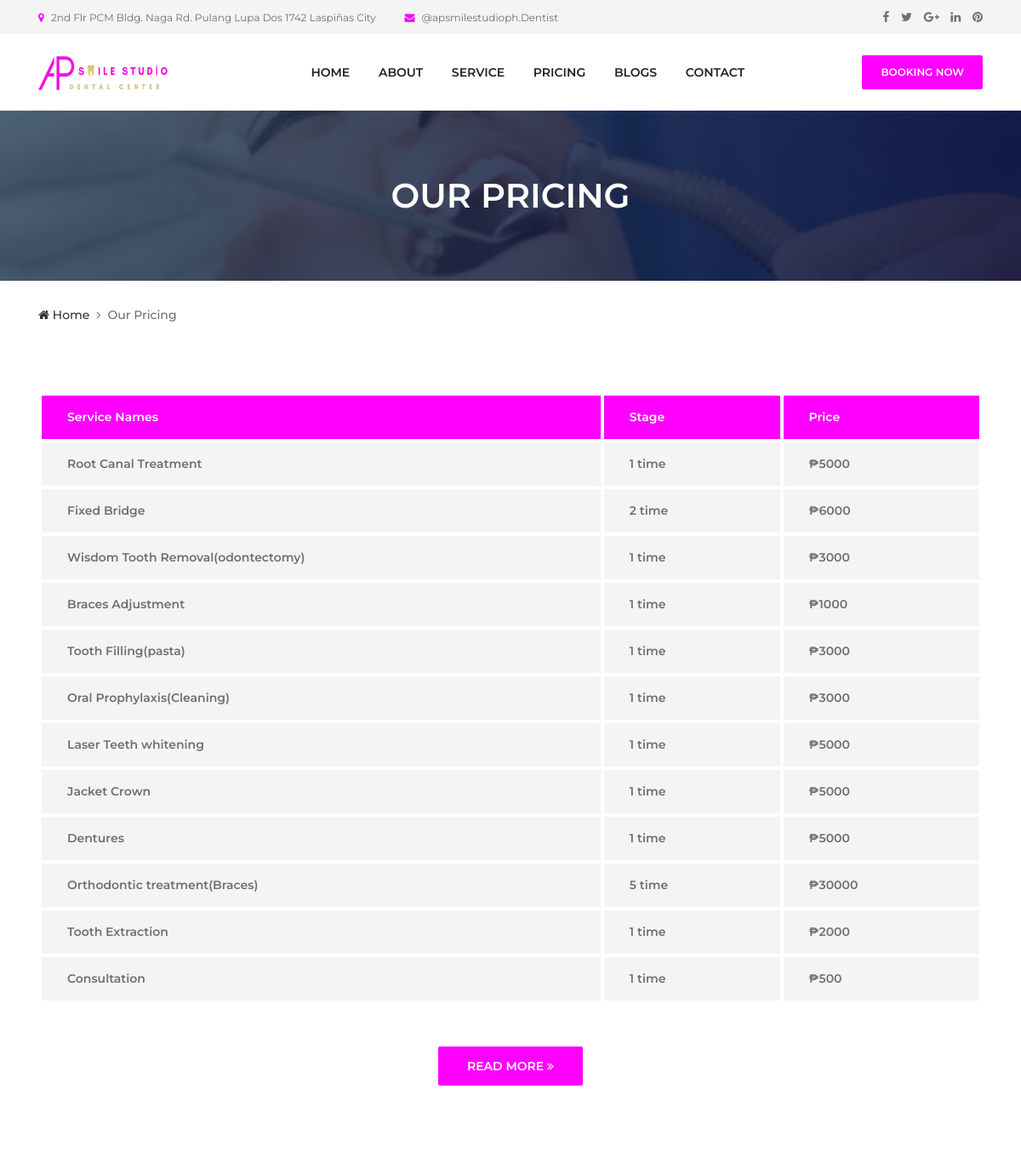
The app's page /pricing.html (upper part), older data.
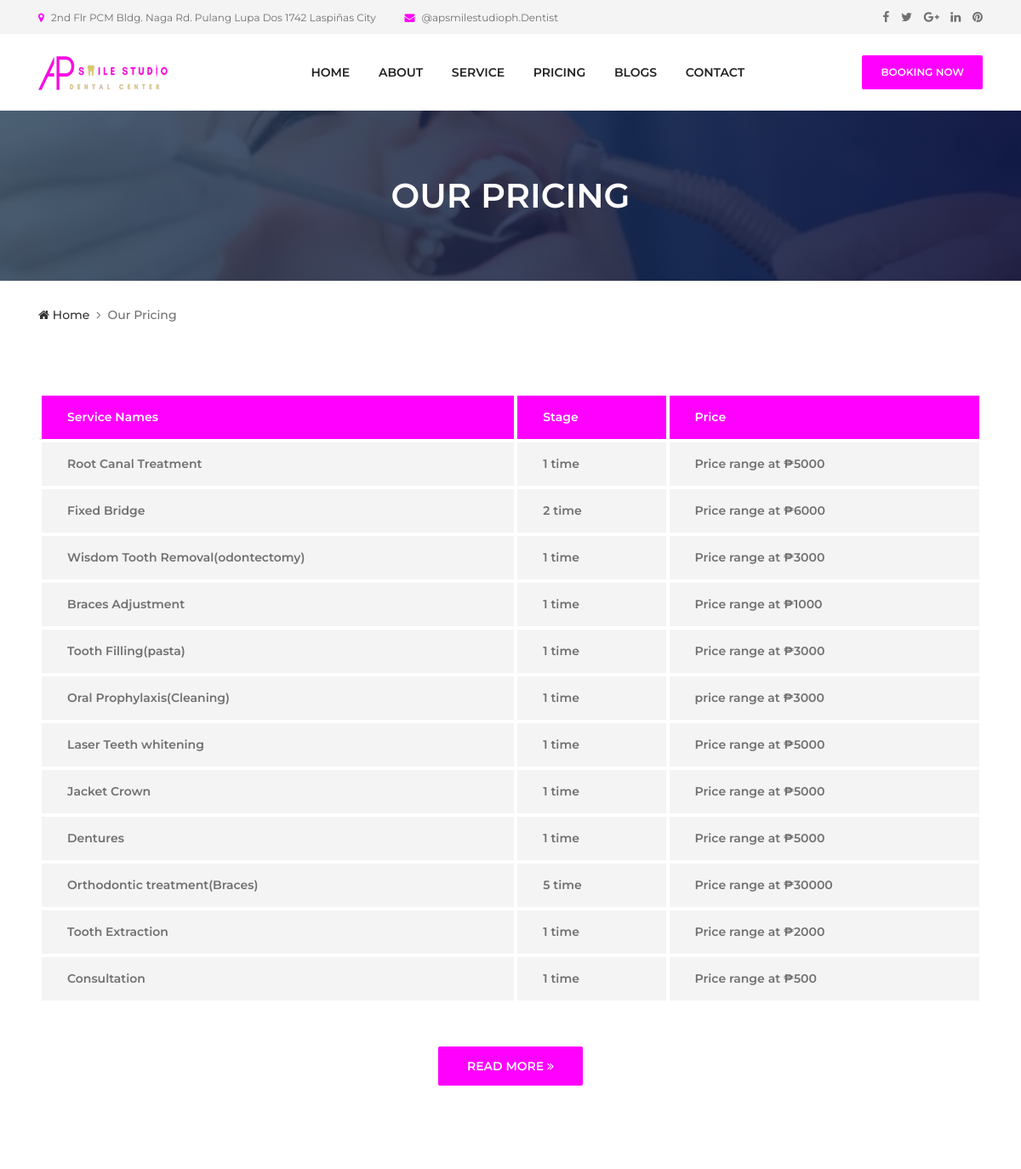
The same page, newer data.
### website/models.py (models this page shows, shortened)
class Dental_Procedure(models.Model):
	service_name = models.CharField('Service name',max_length=250)
	Stages = models.CharField(max_length=250)
	Price = models.CharField(max_length=250)

### website/views.py (the view)
# urls.py: path('pricing.html', views.pricing, name="pricing"),
def pricing(request):
	service_list = Dental_Procedure.objects.all()
	return render(request, 'pricing.html', {'service_list': service_list})

### website/templates/pricing.html (shortened to what this page needs)
{% extends 'base.html' %}
{% load static %}
{% block content %}
  <div class="breadcumb-area bg-img bg-gradient-overlay" style="background-image: url(img/bg-img/12.jpg);">
    <div class="container h-100">
      <div class="row h-100 align-items-center">
        <div class="col-12">
          <h2 class="title">Our Pricing</h2>
        </div>
      </div>
    </div>
  </div>
  <div class="breadcumb--con">
    <div class="container">
      <div class="row">
        <div class="col-12">
          <nav aria-label="breadcrumb">
            <ol class="breadcrumb">
              <li class="breadcrumb-item"><a href="#"><i class="fa fa-home"></i> Home</a></li>
              <li class="breadcrumb-item active" aria-current="page">Our Pricing</li>
            </ol>
          </nav>
        </div>
      </div>
    </div>
  </div>
  <section class="dento-pricing-table-area mt-50 section-padding-0-100">
    <div class="container">
      <div class="row">
        <div class="col-12">
          <div class="dento-price-table table-responsive">
            <table class="table table-borderless mb-0">
              <thead>
                <tr>
                  <th scope="col">Service Names</th>
                  <th scope="col">Stage</th>
                  <th scope="col">Price</th>
                </tr>
              </thead>
              <tbody>
                <tr>
                  {% for service in service_list %}
                  <th scope="row">{{service.service_name}}</th>
                  <td>{{ service.Stages}}</td>
                  <td>{{ service.Price}}</td></tr></td>
                  {% endfor %}
              </tbody>
            </table>
          </div>
        </div>
        <div class="col-12">
          <div class="more-btn text-center mt-50">
            <a href="#" class="btn dento-btn">Read More <i class="fa fa-angle-double-right"></i></a>
          </div>
        </div>
      </div>
    </div>
  </section>
{% endblock %}

### website/templates/base.html (shortened to what this page needs)
{% load static %}
<!DOCTYPE html>
<html lang="en">
<head>
  <link rel="stylesheet" href="{% static 'website/css/style.css' %}">
</head>
<body>
  <header class="header-area">
    <div class="top-header-area">
      <div class="container h-100">
        <div class="row h-100 align-items-center">
          <div class="col-6 col-md-9 col-lg-8">
            <div class="top-header-content">
              <a href="#" data-toggle="tooltip" data-placement="bottom" title="2nd Flr PCM Bldg. Naga Rd. Pulang Lupa Dos 1742 Laspiñas City"><i class="fa fa-map-marker"></i> <span>2nd Flr PCM Bldg. Naga Rd. Pulang Lupa Dos 1742 Laspiñas City</span></a>
              <a href="#" data-toggle="tooltip" data-placement="bottom" title="@apsmilestudioph.Dentist"><i class="fa fa-envelope"></i> <span>@apsmilestudioph.Dentist</span></a>
            </div>
          </div>
          <div class="col-6 col-md-3 col-lg-4">
            <div class="top-header-social-info text-right">
              <a href="#" data-toggle="tooltip" data-placement="bottom" title="Facebook"><i class="fa fa-facebook"></i></a>
              <a href="#" data-toggle="tooltip" data-placement="bottom" title="Twitter"><i class="fa fa-twitter"></i></a>
              <a href="#" data-toggle="tooltip" data-placement="bottom" title="Google Plus"><i class="fa fa-google-plus"></i></a>
              <a href="#" data-toggle="tooltip" data-placement="bottom" title="Linkedin"><i class="fa fa-linkedin"></i></a>
              <a href="#" data-toggle="tooltip" data-placement="bottom" title="Pinterest"><i class="fa fa-pinterest"></i></a>
            </div>
          </div>
        </div>
      </div>
    </div>
    <div class="main-header-area">
      <div class="classy-nav-container breakpoint-off">
        <div class="container">
          <nav class="classy-navbar justify-content-between" id="dentoNav">
            <a class="nav-brand" href="home.html"><img src="{% static 'website/img/core-img/aplogo.png' %}" alt=""></a>
            <div class="classy-menu">
              <div class="classynav">
                <ul id="nav">
                  <li><a href="{% url 'home' %}">Home</a></li>
                  <li><a href="{% url 'about' %}">About</a></li>
                  <li><a href="{% url 'service' %}">Service</a></li>
                  <li><a href="{% url 'pricing' %}">Pricing</a></li>
                  <li><a href="{% url 'blog' %}">Blogs</a></li>
                  <li><a href="./contact.html">Contact</a></li>
                </ul>
              </div>
            </div>
            <a href="{% url 'appointment' %}"  class="btn dento-btn booking-btn">Booking Now</a>
          </nav>
        </div>
      </div>
    </div>
  </header>
{% block content %}
{% endblock %}
</body>
</html>

### static/website/css/style.css (style rules this page uses)
* { margin: 0; padding: 0; }
body { font-family: "Montserrat", sans-serif; font-weight: 400; font-size: 14px; }
h1, h2, h3, h4, h5, h6 { font-family: "Montserrat", sans-serif; color: #333333; line-height: 1.4; font-weight: 600; }
a, a:active, a:focus, a:hover { color: #333333; text-decoration: none; -webkit-transition-duration: 500ms; -o-transition-duration: 500ms; transition-duration: 500ms; outline: none; }
li { list-style: none; }
img { max-width: 100%; height: auto; }
ul { margin: 0; padding: 0; }
ul li { margin: 0; padding: 0; }
.bg-gradient-overlay { position: relative; z-index: 1; }
.bg-gradient-overlay::after { position: absolute; content: ""; height: 100%; width: 100%; top: 0; left: 0; z-index: -1; background: #2c455d; background: -webkit-linear-gradient(to right, #2c455d, #00012c); background: linear-gradient(to right, #2c455d, #00012c); opacity: 0.85; }
.bg-img { background-position: center center; background-size: cover; background-repeat: no-repeat; }
.mt-50 { margin-top: 50px; }
.section-padding-0-100 { padding-top: 0; padding-bottom: 100px; }
.dento-btn { position: relative; z-index: 1; min-width: 170px; height: 46px; line-height: 42px; font-size: 14px; font-weight: 600; display: inline-block; padding: 0 20px; text-align: center; text-transform: uppercase; color: #ffffff; border-radius: 2px; background-color: #ff00ff; -webkit-transition: all 500ms; -o-transition: all 500ms; transition: all 500ms; border: 2px solid #ff00ff; }
.dento-btn.booking-btn { color: #ffffff !important; font-weight: 600; min-width: 140px; height: 40px; line-height: 36px; font-size: 12px; }
.header-area { position: relative; z-index: 599; width: 100%; -webkit-transition-duration: 500ms; -o-transition-duration: 500ms; transition-duration: 500ms; }
.top-header-area { position: relative; z-index: 1; height: 40px; background-color: #f4f4f4; }
.top-header-area .top-header-content a { display: inline-block; font-size: 12px; color: #707070; }
.top-header-area .top-header-content a i { color: #ff00ff; margin-right: 5px; }
.top-header-area .top-header-content a:last-child { margin-left: 30px; }
.top-header-area .top-header-social-info a { color: #707070; display: inline-block; font-size: 14px; margin-left: 10px; }
.classy-nav-container { background-color: transparent; }
.classy-nav-container .classy-navbar { height: 90px; padding: 0; }
.classy-nav-container .classy-navbar .classynav ul li a { padding: 0 15px; font-weight: 600; font-size: 14px; text-transform: uppercase; }
.dento-pricing-table-area { position: relative; z-index: 1; }
.dento-price-table { position: relative; z-index: 1; }
.dento-price-table table thead tr > td, .dento-price-table table thead tr > th { background-color: #ff00ff; color: #ffffff; }
.dento-price-table table tr > td, .dento-price-table table tr > th { padding: 15px 30px; border-radius: 3px; border: 4px solid #ffffff; background-color: #f4f4f4; font-weight: 600; color: #707070; }
.breadcumb-area { position: relative; z-index: 1; height: 200px; }
.breadcumb-area .title { font-size: 40px; margin-bottom: 0; color: #ffffff; text-transform: uppercase; text-align: center; }
.breadcumb--con .breadcrumb { padding: 30px 0; margin-bottom: 0; list-style: none; background-color: transparent; border-radius: 0; }
.breadcumb--con .breadcrumb .breadcrumb-item, .breadcumb--con .breadcrumb .breadcrumb-item > a, .breadcumb--con .breadcrumb .breadcrumb-item.active { font-size: 14px; text-transform: capitalize; color: #333333; font-weight: 500; }
.breadcumb--con .breadcrumb .breadcrumb-item.active { color: #707070; }
.breadcumb--con .breadcrumb .breadcrumb-item + .breadcrumb-item::before { content: "\f105"; font-family: 'FontAwesome'; }

Row changes from the older to the newer data that the page shows:
changed Dental_Procedure "Root Canal Treatment": Price "₱5000" → "Price range at ₱5000"
changed Dental_Procedure "Fixed Bridge": Price "₱6000" → "Price range at ₱6000"
changed Dental_Procedure "Wisdom Tooth Removal(odontectomy)": Price "₱3000" → "Price range at ₱3000"
changed Dental_Procedure "Braces Adjustment": Price "₱1000" → "Price range at ₱1000"
changed Dental_Procedure "Tooth Filling(pasta)": Price "₱3000" → "Price range at ₱3000"
changed Dental_Procedure "Oral Prophylaxis(Cleaning)": Price "₱3000" → "price range at ₱3000"
changed Dental_Procedure "Laser Teeth whitening": Price "₱5000" → "Price range at ₱5000"
changed Dental_Procedure "Jacket Crown": Price "₱5000" → "Price range at ₱5000"
changed Dental_Procedure "Dentures": Price "₱5000" → "Price range at ₱5000"
changed Dental_Procedure "Orthodontic treatment(Braces)": Price "₱30000" → "Price range at ₱30000"
changed Dental_Procedure "Tooth Extraction": Price "₱2000" → "Price range at ₱2000"
changed Dental_Procedure "Consultation": Price "₱500" → "Price range at ₱500"
